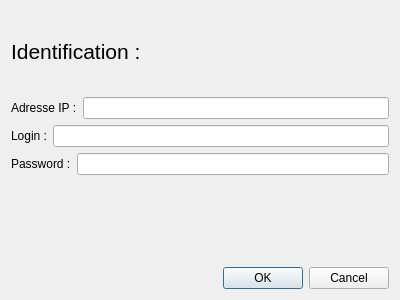
<?xml version="1.0" encoding="UTF-8"?>
<ui version="4.0">
 <class>DialogConnect</class>
 <widget class="QDialog" name="DialogConnect">
  <property name="geometry">
   <rect>
    <x>0</x>
    <y>0</y>
    <width>400</width>
    <height>300</height>
   </rect>
  </property>
  <property name="windowTitle">
   <string>Identification</string>
  </property>
  <layout class="QGridLayout" name="gridLayout_2">
   <item row="0" column="0">
    <widget class="QLabel" name="label_2">
     <property name="font">
      <font>
       <pointsize>16</pointsize>
      </font>
     </property>
     <property name="text">
      <string>Identification :</string>
     </property>
    </widget>
   </item>
   <item row="1" column="0">
    <layout class="QGridLayout" name="gridLayout">
     <item row="0" column="0">
      <widget class="QLabel" name="label">
       <property name="text">
        <string>Adresse IP :</string>
       </property>
      </widget>
     </item>
     <item row="0" column="1">
      <widget class="QLineEdit" name="lineEditIPConnexion"/>
     </item>
    </layout>
   </item>
   <item row="2" column="0">
    <layout class="QHBoxLayout" name="horizontalLayout">
     <item>
      <widget class="QLabel" name="label_3">
       <property name="text">
        <string>Login :</string>
       </property>
      </widget>
     </item>
     <item>
      <widget class="QLineEdit" name="lineEditLoginConnexion"/>
     </item>
    </layout>
   </item>
   <item row="3" column="0">
    <layout class="QHBoxLayout" name="horizontalLayout_2">
     <item>
      <widget class="QLabel" name="label_4">
       <property name="text">
        <string>Password :</string>
       </property>
      </widget>
     </item>
     <item>
      <widget class="QLineEdit" name="lineEditMdpConnexion">
       <property name="echoMode">
        <enum>QLineEdit::Password</enum>
       </property>
      </widget>
     </item>
    </layout>
   </item>
   <item row="4" column="0">
    <widget class="QLabel" name="labelConnectionErreur">
     <property name="text">
      <string/>
     </property>
    </widget>
   </item>
   <item row="5" column="0">
    <widget class="QDialogButtonBox" name="buttonBox">
     <property name="orientation">
      <enum>Qt::Horizontal</enum>
     </property>
     <property name="standardButtons">
      <set>QDialogButtonBox::Cancel|QDialogButtonBox::Ok</set>
     </property>
    </widget>
   </item>
  </layout>
 </widget>
 <resources/>
 <connections>
  <connection>
   <sender>buttonBox</sender>
   <signal>accepted()</signal>
   <receiver>DialogConnect</receiver>
   <slot>accept()</slot>
   <hints>
    <hint type="sourcelabel">
     <x>248</x>
     <y>254</y>
    </hint>
    <hint type="destinationlabel">
     <x>157</x>
     <y>274</y>
    </hint>
   </hints>
  </connection>
  <connection>
   <sender>buttonBox</sender>
   <signal>rejected()</signal>
   <receiver>DialogConnect</receiver>
   <slot>reject()</slot>
   <hints>
    <hint type="sourcelabel">
     <x>316</x>
     <y>260</y>
    </hint>
    <hint type="destinationlabel">
     <x>286</x>
     <y>274</y>
    </hint>
   </hints>
  </connection>
 </connections>
</ui>
